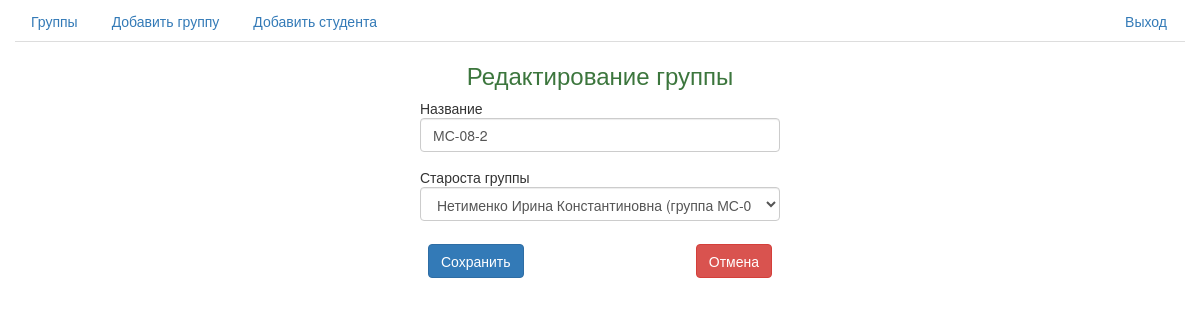
The page /edit_group/2/ (signed in) on the database as committed earlier.
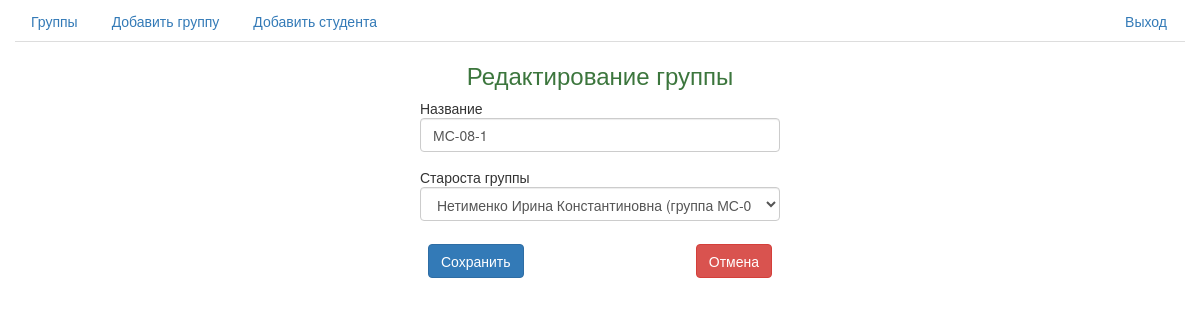
The same page on the database as committed later.
### student/models.py (models this page shows, shortened)
class Group(models.Model):
    title = models.CharField(max_length=255, verbose_name=u'Название')
    steward = models.ForeignKey('Student', related_name='r_groups', null=True, blank=True, verbose_name=u'Староста группы')
    def __unicode__(self):
        return self.title
    class Meta:
        ordering = ['title']
        verbose_name = u'Группа'
        verbose_name_plural = u'Группы'

### app/views.py (the view, shortened to what this page needs)
# urls.py: url(r'^edit_group/(?P<pk>\d+)/$', GroupEditView.as_view(), name='edit_group'),
class GroupEditView(UpdateView):
    template_name = 'edit_group.html'
    model = Group
    form_class = GroupEditForm
    @method_decorator(login_required)
    def dispatch(self, *args, **kwargs):
        return super(GroupEditView, self).dispatch(*args, **kwargs)

### app/form.py
class GroupEditForm(forms.ModelForm):
    class Meta:
        model = Group
        fields = ('title', 'steward')
        widgets = {
            'title': forms.TextInput(attrs={'class': "form-control"}),
            'steward': forms.Select(attrs={'class': "form-control"}),
        }

### student/context_processor.py (called while the page is built)
def context_settings(request):
    return {'settings': settings}

### student/models.py (called while the page is built)
    def __unicode__(self):
        return u"%s %s %s (группа %s)" % (self.last_name, self.first_name, self.patronymic, self.in_group)

### templates/edit_group.html (shortened to what this page needs)
{% extends "base.html" %}
{% block content %}
<div class="container-fluid">
	<div class="row">
		<div class="col-md-12">
			<h3 class="text-center text-success">
                Редактирование группы
			</h3>
		</div>
	</div>
	<div class="row">
		<div class="col-md-4">
		</div>
		<div class="col-md-4">
			<form role="form" method="post">{% csrf_token %}
				{% for field in form %}
                    <div class="form-group">
                        {% if field.errors %}
                            <div class="alert alert-warning" role="alert">
                                {{ field.label }}
                                {{ field }}{{ field.errors }}
                            </div>
                        {% else %}
                            {{ field.label }}
                            {{ field }}
                        {% endif %}
                    </div>
                {% endfor %}
				<table class="table">
                    <thead>
                        <tr>
                            <td class="text-left">
                                <input type="submit" value="Сохранить" class="btn btn-primary"/>
                            </td>
                            <td class="text-right">
                                <a href="/group_detail/{{ group.id }}"><button type="button" class="btn btn-danger">Отмена</button></a>
                            </td>
                        </tr>
                    </thead>
                </table>
			</form>
		</div>
		<div class="col-md-4">
		</div>
	</div>
</div>
{% endblock %}

Rows that differ between the two databases and show on the page:
changed Group: title "МС-08-2" → "МС-08-1"; steward "Нетименко Ирина Константиновна (группа МС-08-2)" → "Нетименко Ирина Константиновна (группа МС-08-1)"
